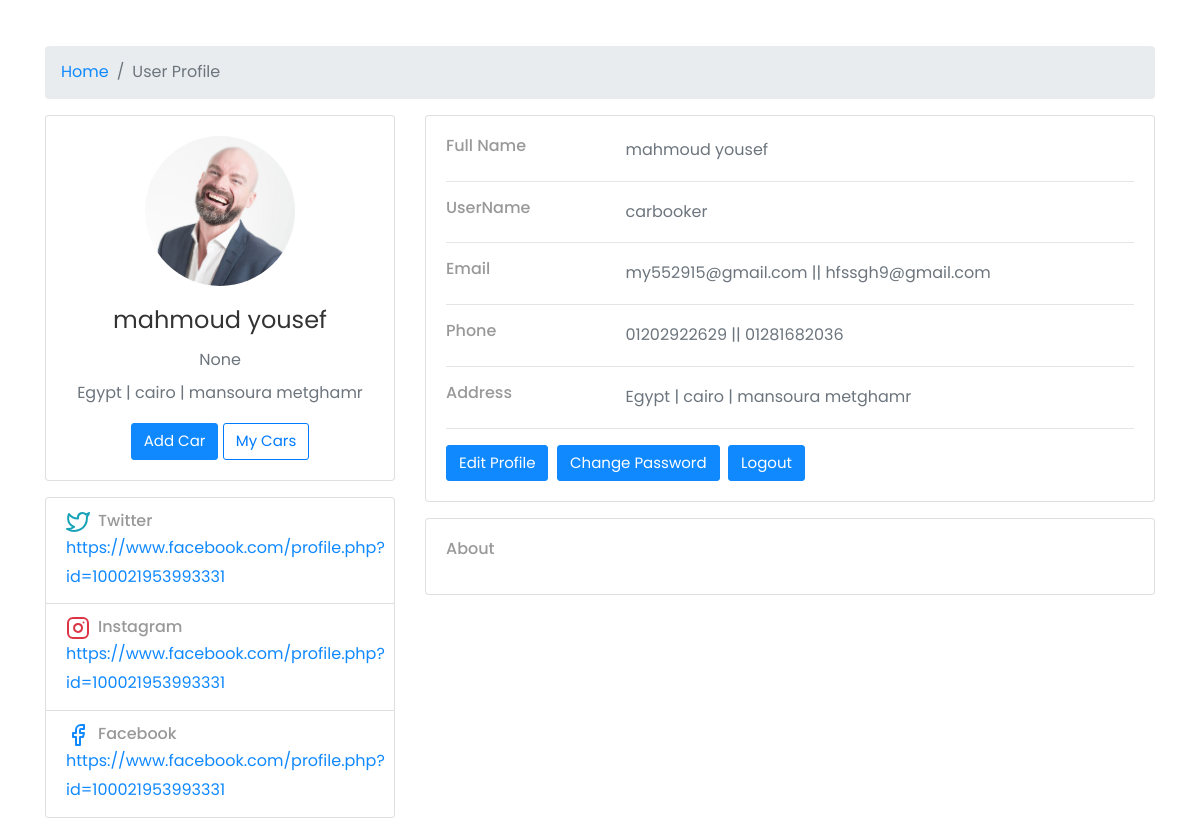
The page /accounts/profile/ (signed in, middle part) on the database as committed earlier.
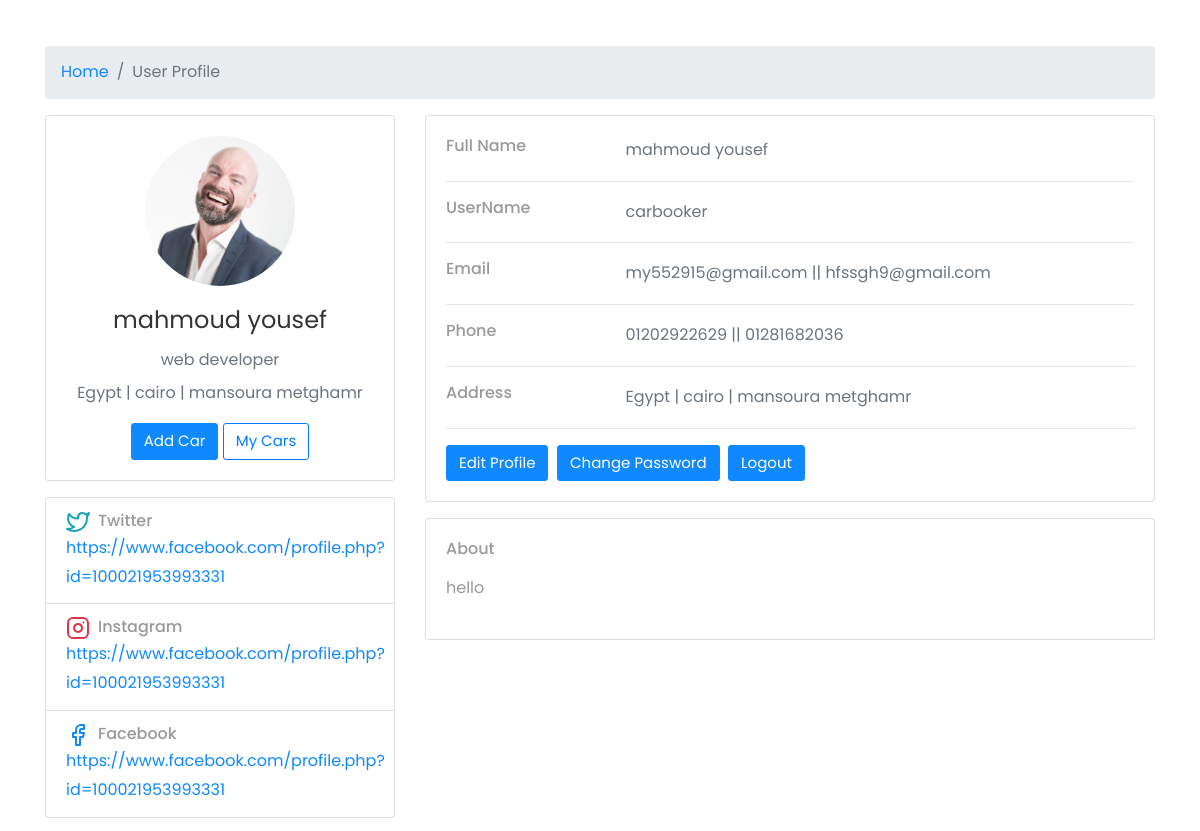
The same page on the database as committed later.
### accounts/models.py (models this page shows, shortened)
class Profile(models.Model):
    user = models.OneToOneField(User,on_delete=models.CASCADE)
    phone_number_1 = models.CharField(max_length=20)
    phone_number_2 = models.CharField(max_length=20,blank=True , null=True)
    image = models.ImageField(upload_to='users/')
    about = models.TextField(max_length=4000 , blank=True , null=True)
    country = models.CharField(max_length=50 ,blank=True, null=True)
    company = models.CharField(max_length=100 ,blank=True, null=True)
    address_line_1 = models.CharField( max_length=50 , blank=True)
    address_line_2 = models.CharField( max_length=50 , blank=True)
    fb_link = models.URLField( max_length=200 , blank=True , null=True)
    twitter_link = models.URLField( max_length=200, blank=True , null=True)
    instagram_link = models.URLField( max_length=200, blank=True , null=True)
    headline = models.CharField(max_length=50 , blank=True, null=True)
    city = models.CharField(max_length=50 ,blank=True, null=True)
    email_2 = models.CharField(blank=True , null=True, max_length=50)
    def full_name(self):
        return f'{self.user.first_name} {self.user.last_name}'
    def full_address(self):
        return f"{self.country} | {self.city} | {self.address_line_1} {self.address_line_2}"

### accounts/views.py (the view)
# urls.py: path('profile/' , views.profile , name='profile'),
def profile(request):
    profile=Profile.objects.get(user=request.user)
    return render(request,'profile/profile.html',{'profile':profile})

### accounts/templates/profile/profile.html (shortened to what the changed rows need)
{% extends 'base.html' %}
{% load django_bootstrap5 %}
{% load static %}
{% block body %}
<div class="container">
    <div class="main-body">
        <div class="row gutters-sm">
            <div class="col-md-4 mb-3">
                <div class="card">
                    <div class="card-body">
                        <div class="d-flex flex-column align-items-center text-center">
                            {% if profile.image %}
                            <img src="{{profile.image.url}}" alt="Admin" class="rounded-circle" width="150">
                            {% else %}
                            <img src="https://bootdey.com/img/Content/avatar/avatar7.png" alt="Admin"
                                class="rounded-circle" width="150">
                            {% endif %}
                            <div class="mt-3">
                                <h4>{{profile.full_name}}</h4>
                                <p class="text-muted mb-1">{{profile.headline}}</p>
                                <p class="text-muted font-size-sm">{{profile.full_address}}</p>
                                <a href="{% url 'car_new'%}" class="btn btn-primary">Add Car</a>
                                <a href="{% url 'my_cars' %}" class="btn btn-outline-primary">My Cars</a>
                            </div>
                        </div>
                    </div>
                </div>
                <div class="card mt-3">
                    <ul class="list-group list-group-flush">
                        <li class="list-group-item d-flex justify-content-between align-items-center flex-wrap">
                            <span class="text-muted"><a
                                    href="{{profile.twitter_link}}">{{profile.twitter_link}}</a></span>
                        </li>
                        <li class="list-group-item d-flex justify-content-between align-items-center flex-wrap">
                            <span class="text-muted"><a
                                    href="{{profile.instagram_link}}">{{profile.instagram_link}}</a></span>
                        </li>
                        <li class="list-group-item d-flex justify-content-between align-items-center flex-wrap">
                            <span class="text-muted"><a href="{{profile.fb_link}}">{{profile.fb_link}}</a></span>
                        </li>
                    </ul>
                </div>
            </div>
            <div class="col-md-8">
                <div class="card mb-3">
                    <div class="card-body">
                        <div class="row">
                            <div class="col-sm-3">
                                <h6 class="mb-0">Full Name</h6>
                            </div>
                            <div class="col-sm-9 text-muted">
                                {{profile.full_name}}
                            </div>
                        </div>
                        <div class="row">
                            <div class="col-sm-3">
                                <h6 class="mb-0">UserName</h6>
                            </div>
                            <div class="col-sm-9 text-muted">
                                {{profile.user.username}}
                            </div>
                        </div>
                        <div class="row">
                            <div class="col-sm-3">
                                <h6 class="mb-0">Email</h6>
                            </div>
                            <div class="col-sm-9 text-muted">
                                {{profile.user.email}} ||
                                {{profile.email_2}}
                            </div>
                        </div>
                        <div class="row">
                            <div class="col-sm-3">
                                <h6 class="mb-0">Phone</h6>
                            </div>
                            <div class="col-sm-9 text-muted">
                                {{profile.phone_number_1}} ||
                                {{profile.phone_number_2}}
                            </div>
                        </div>
                        <div class="row">
                            <div class="col-sm-3">
                                <h6 class="mb-0">Address</h6>
                            </div>
                            <div class="col-sm-9 text-muted">
                                {{profile.full_address}}
                            </div>
                        </div>
                    </div>
                </div>
                <div class="row gutters-sm">
                    <div class="col-sm-12 mb-3">
                        <div class="card h-100">
                            <div class="card-body">
                                <h6 class="d-flex align-items-center mb-3">About</h6>
                                <p>{{profile.about}}</p>
                            </div>
                        </div>
                    </div>
                </div>
            </div>
        </div>
    </div>
</div>
{% endblock body %}

Rows that differ between the two databases and show on the page:
changed Profile "Egypt | cairo | mansoura metghamr": headline "None" → "web developer"; about (not shown) → "hello"
